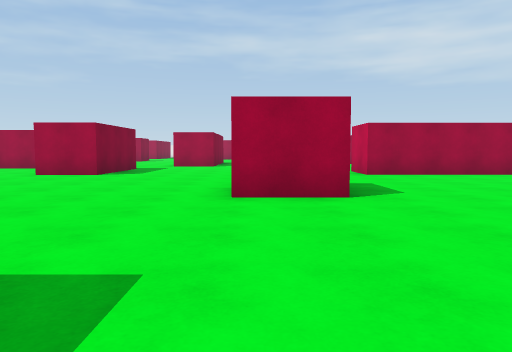
view 1 (above)

24 first-person views from a walk through a 3-D level made in the Unity game engine. The camera is 1.2 m above the floor, tilts 4° down and sees 70° across. The floor is counted in squares, 2 m on a side. Each view is taken from the middle of a square. On the plan, view 1 faces up. The plan holds only what a view shows up to about 10 squares ahead; the rest is blank. The place goes on beyond the plan. The player character is not drawn. Surface patterns are stand-ins for the level's own textures.

view 2
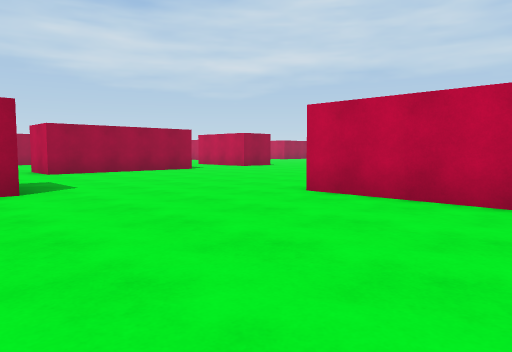

view 3
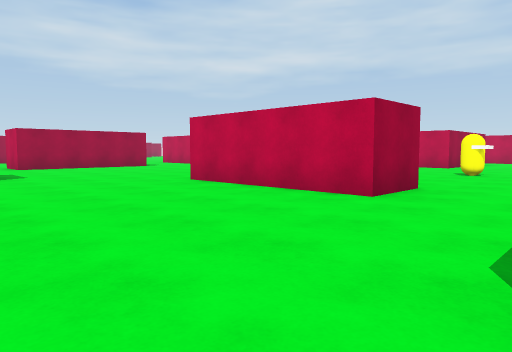

view 4
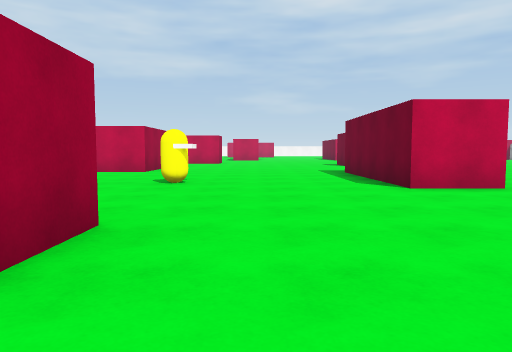

view 5
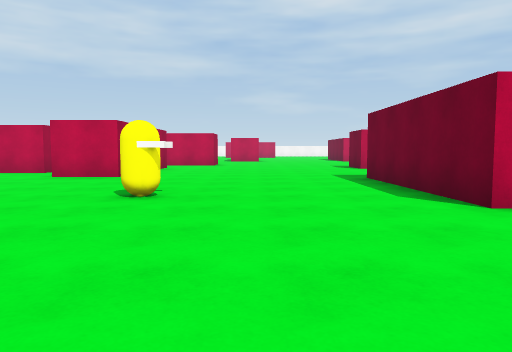

view 6
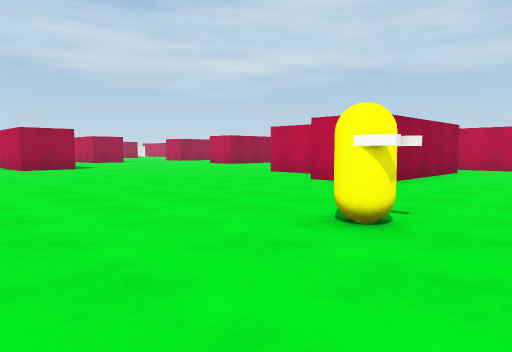

view 7
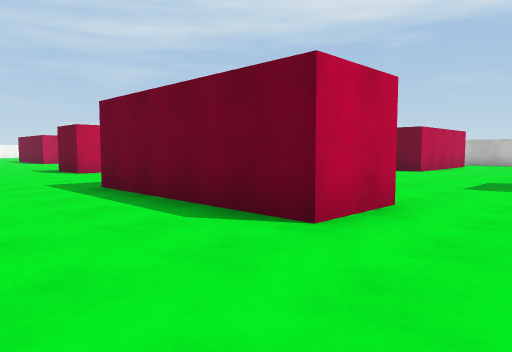

view 8
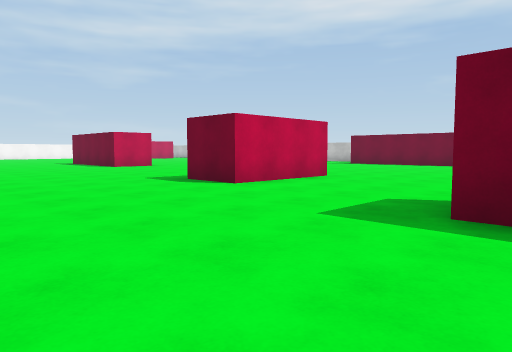

view 9
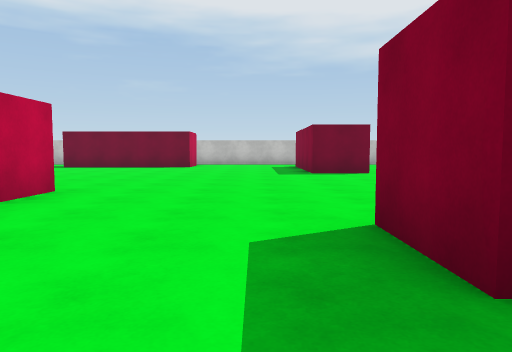

view 10
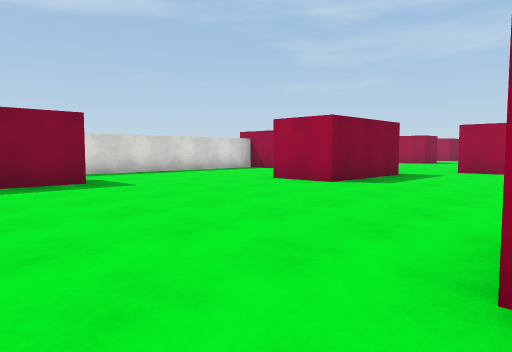

view 11
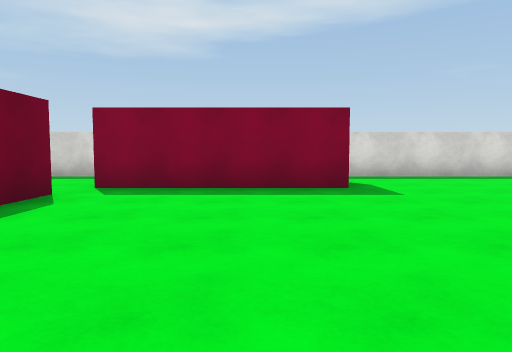

view 12
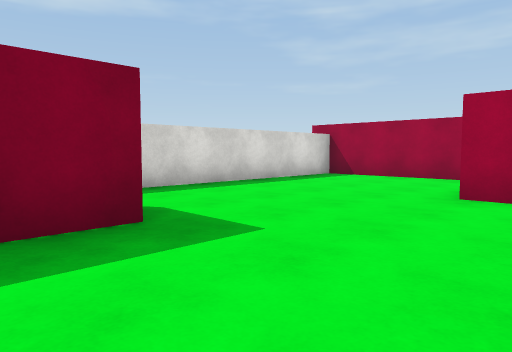

view 13
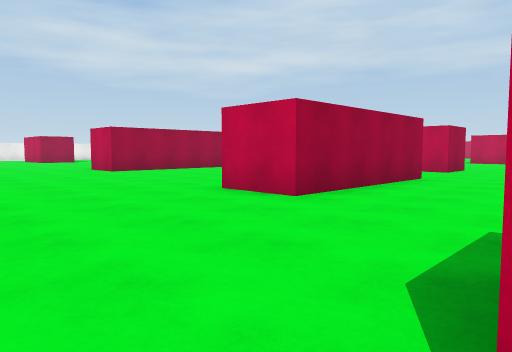

view 14
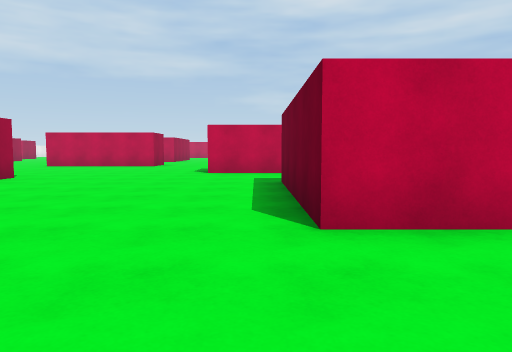

view 15
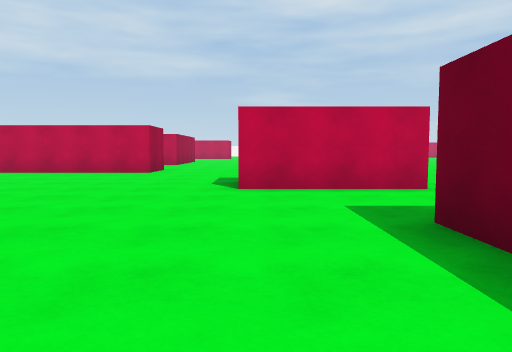

view 16
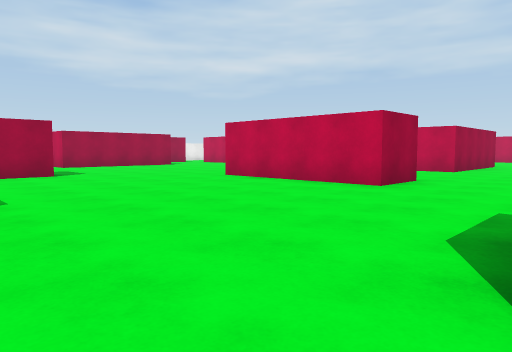

view 17
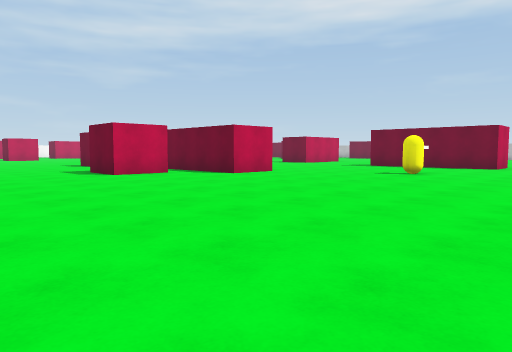

view 18
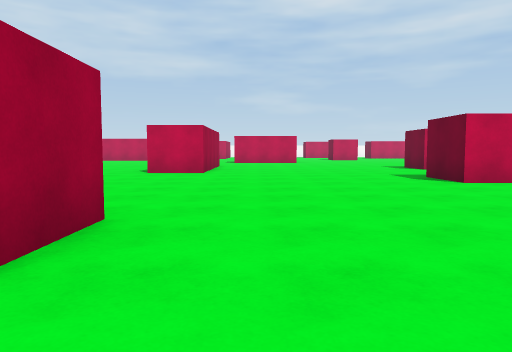

view 19
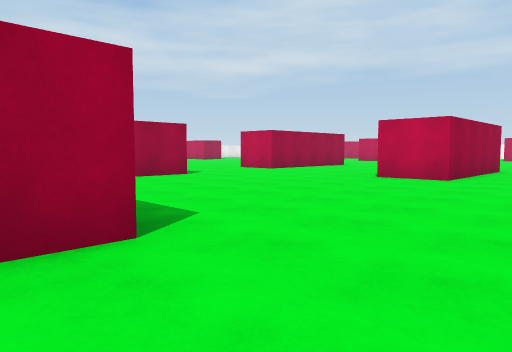

view 20
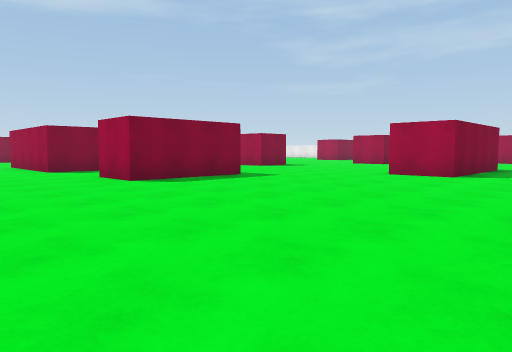

view 21
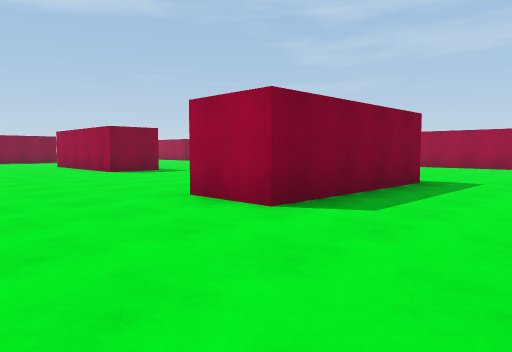

view 22
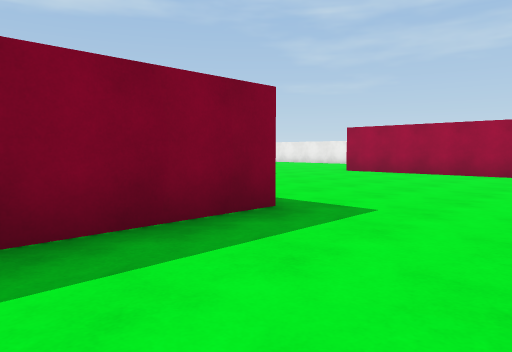

view 23
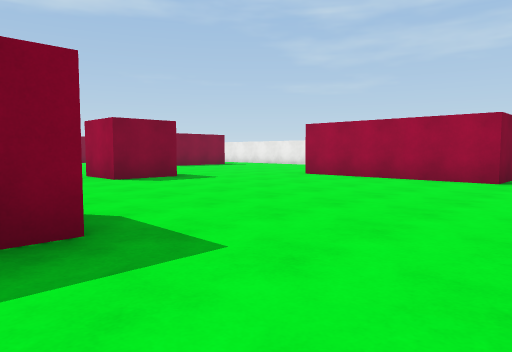

view 24
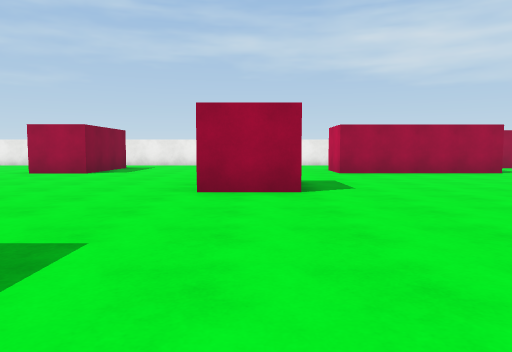

### Floor plan
Points are (right, up) in squares from view 1. A wall is a line through its corners. A room is listed if a view was taken in it or the views show most of it. See-through windows are left out.
Room 1 (views 1, 2, 3, 4, 5, 6, 7, 8, 9, 10, 11, 17, 18, 19, 20, 21)
walls: (6, -1.7) (4.4, -1.7) (4.4, 2.4); (8.8, -7) (8.8, -5.4) (13, -5.4) (13, -7); (11, -13.6) (12.5, -13.6); (1.2, 4.6) (-0.4, 4.6); (14.7, 2.6) (14.7, 4.1) (16.2, 4.1); (17, -9.5) (17, -6.4) (18.5, -6.4); (17.8, 0.1) (13.2, 0.1) (13.2, 1.6) (13.9, 1.6); (7.1, 9) (2.7, 9); (-9.4, 0.4) (-9.4, -0.8); (11.2, 12.4) (11.2, 9.3) (9.7, 9.3) (9.7, 10.5); (18.5, 9.3) (17.8, 9.3) (17.8, 11); (15.4, 14.9) (13.9, 14.9)
ways out: opening at (-0.7, 3) to room 2; opening at (2, 7.5) to room 2; opening at (8.5, 10) to room 2; opening at (15.2, 13.4) to room 2; opening at (17.5, 3.5); opening at (18, 0.5)
objects: other object (10, -1)
Room 2 (views 12, 13, 14, 15, 16, 22, 23, 24)
walls: (8, 16.3) (7.5, 16.3); (-2, 13.7) (-3.1, 13.7); (2.7, 9) (2.7, 10.5) (7.1, 10.5); (-3.9, 11.9) (-3.9, 9) (-5.5, 9); (9.7, 10.5) (9.7, 12.4); (5.6, 26) (5.6, 25.6) (4, 25.6); (10.7, 22.8) (10.7, 21.2) (9.1, 21.2); (-6.2, 12.2) (-9.4, 12.2) (-9.4, 6.1); (13.9, 14.9) (13.9, 19); (15.4, 19) (15.4, 14.9); (-6.8, 5.5) (-6.8, 1.4); (16.5, 26.5) (16.5, 25.6) (12.1, 25.6); (-6, 1.2) (-4.9, 1.2)
ways out: opening at (-0.7, 3) to room 1; opening at (2, 7.5) to room 1; opening at (8.5, 10) to room 1; opening at (15.2, 13.4) to room 1

Where each view was taken, in squares from view 1:
view 1: 0 up, 0 right, facing up
view 2: 1 down, 0 right, facing up-right
view 3: 4 down, 0 right, facing up-right
view 4: 3 down, 3 right, facing right
view 5: 3 down, 5 right, facing right
view 6: 3 down, 7 right, facing up-right
view 7: 3 down, 7 right, facing down-right
view 8: 2 down, 12 right, facing down-right
view 9: 4 down, 14 right, facing down
view 10: 3 up, 0 right, facing up-left
view 11: 4 up, 1 left, facing left
view 12: 4 up, 4 left, facing up-left
view 13: 6 up, 1 left, facing up-right
view 14: 11 up, 0 right, facing right
view 15: 12 up, 4 right, facing right
view 16: 12 up, 8 right, facing up-right
view 17: 8 up, 6 right, facing down-right
view 18: 8 up, 8 right, facing right
view 19: 7 up, 10 right, facing up-right
view 20: 6 up, 18 right, facing up-left
view 21: 12 up, 18 right, facing up-left
view 22: 16 up, 18 right, facing up-left
view 23: 18 up, 18 right, facing up-left
view 24: 16 up, 10 right, facing up
